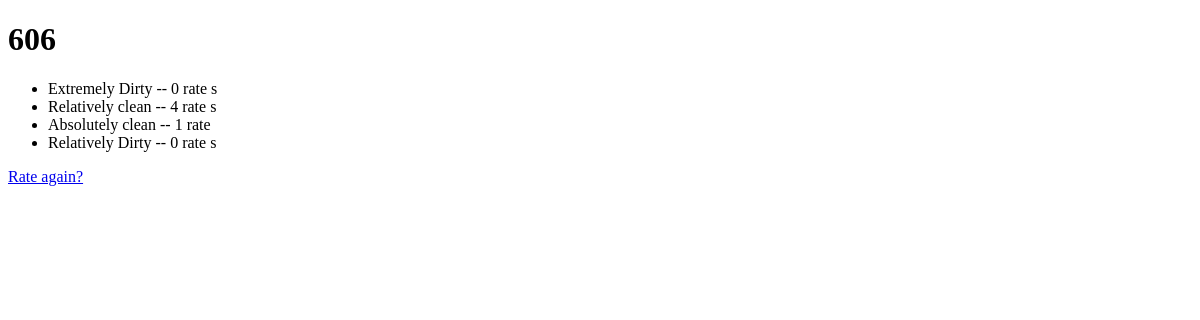
The app's page /task/1/results/, older data.
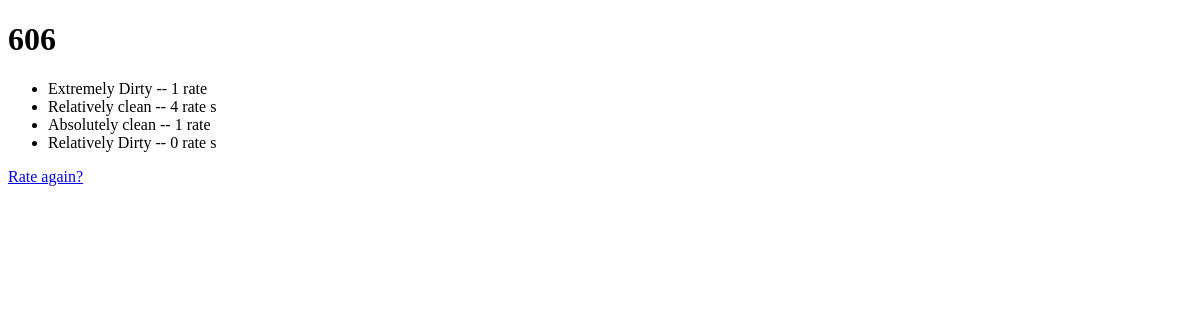
The same page, newer data.
### task/models.py (models this page shows, shortened)
class Status(models.Model):
    room = models.ForeignKey(Room, on_delete=models.CASCADE)
    status_text = models.CharField(max_length=200)
    rates = models.IntegerField(default=0)
    class Meta:
        verbose_name_plural = 'Status'

### task/views.py (the view)
# urls.py: path('<int:pk>/results/', views.ResultsView.as_view(), name='results'),
class ResultsView(generic.DetailView):
    model = Room
    template_name = 'task/results.html'

### task/templates/task/results.html (shortened to what this page needs)
<!DOCTYPE html>
<html lang="en" dir="ltr">
  <head>
  </head>
  <body>
    <h1>{{ room.room_text}}</h1>
    <ul>
      {% for status in room.status_set.all %}
        <li>{{ status.status_text }} -- {{ status.rates }} rate {{ status.rates|pluralize }}</li>
      {% endfor %}
    </ul>
    <a href="{% url 'task:detail' room.id %}">Rate again?</a>
  </body>
</html>

Row changes from the older to the newer data that the page shows:
changed Status "Extremely Dirty": rates "0" → "1"
